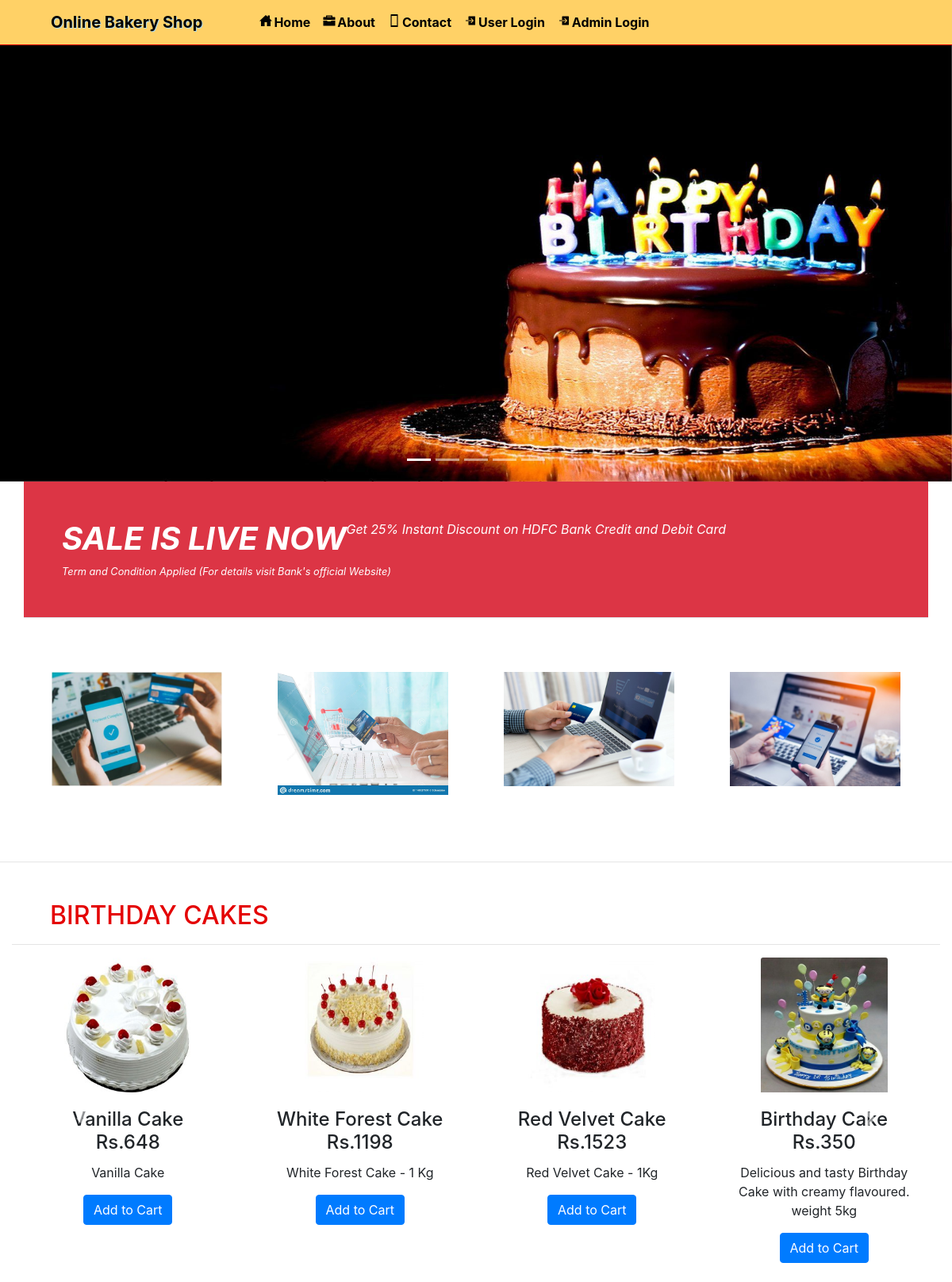
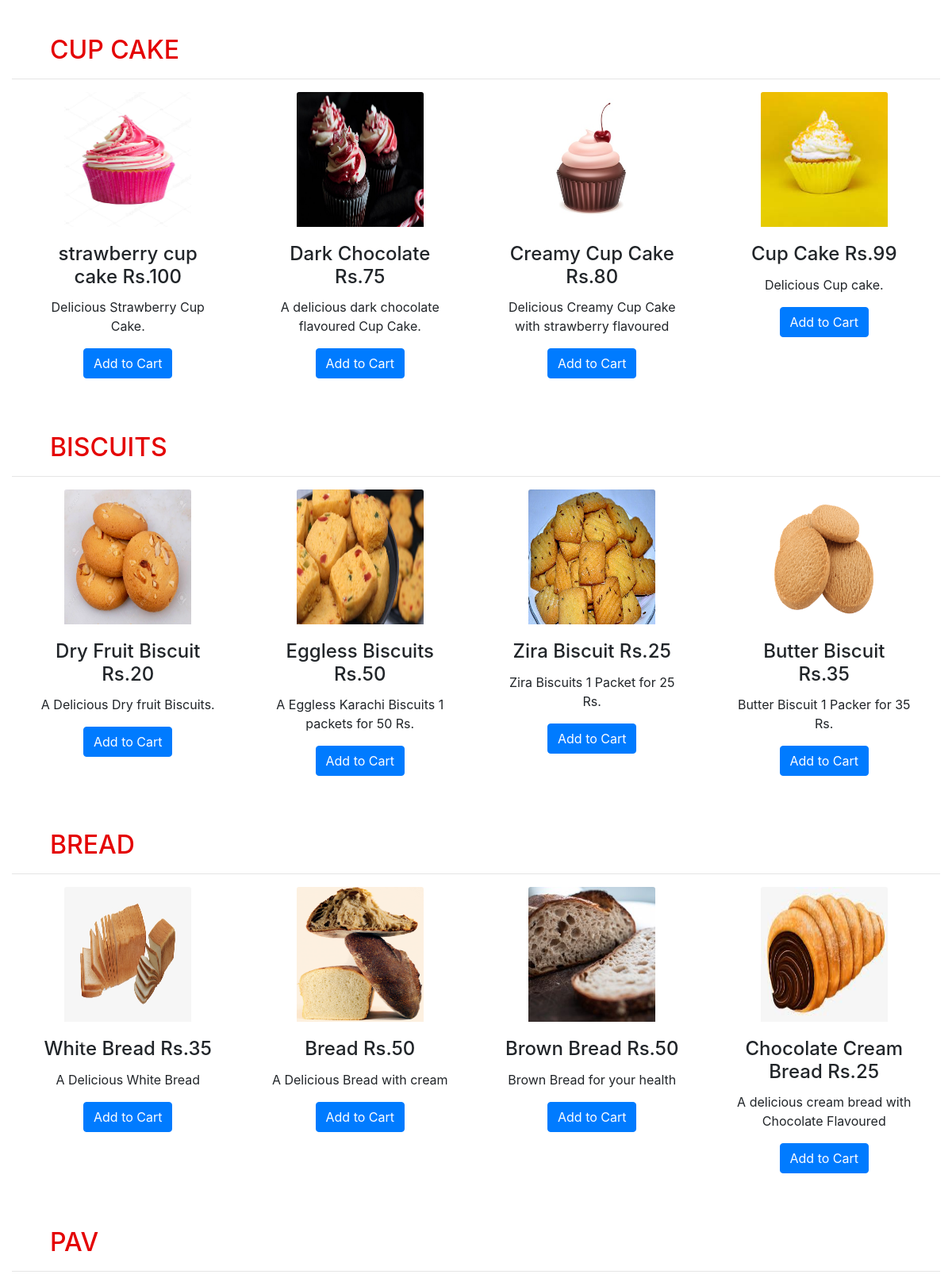
The page / (upper part) on the database its author committed (2 pictures, top to bottom).
### grocery/models.py (models this page shows, shortened)
class Category(models.Model):
    name = models.CharField(max_length=30, null=True)

class Product(models.Model):
    category = models.ForeignKey(Category, on_delete=models.CASCADE, null=True)
    image = models.FileField(null=True)
    name = models.CharField(max_length=30, null=True)
    price = models.IntegerField(null=True)
    desc = models.TextField(null=True)

### grocery/views.py (the view)
# urls.py: path('',Home,name="home"),
def Home(request):
    cat = ""
    pro = ""
    cat = ""
    num = 0
    num1 = 0
    cat = Category.objects.all()
    pro = Product.objects.all()
    num = []
    num1 = 0
    try:
        user = User.objects.get(id=request.user.id)
        profile = Profile.objects.get(user=user)
        cart = Cart.objects.filter(profile=profile)
        for i in cart:
            num1 += 1
    except:
        pass
    a = 1
    li = []
    for j in pro:
        b = 1
        for i in cat:
            if i.name == j.category.name:
                if not j.category.name in li:
                    li.append(j.category.name)
                    if b == 1:
                        num.append(a)
                        b = 2
        a += 1
    d = {'pro': pro, 'cat': cat,'num':num,'num1':num1}
    return render(request, 'all_product.html', d)

### grocery/templates/all_product.html (shortened to what this page needs)
{% extends 'carousel.html' %}
{% block b %}
{% load static %}
<link rel="stylesheet" href="https://maxcdn.bootstrapcdn.com/bootstrap/4.0.0/css/bootstrap.min.css">
    <link rel="stylesheet" href="{% static 'css/style.css' %}">
<hr>
{% for i in cat %}
 <div class="container-fluid">
	 <h2 class= "pl-5" style = "color : #E40203 ; text-transform : uppercase">{{i.name}}</h2><hr>
   	<div id="{{i.id}}" class="carousel slide" data-ride="carousel">
   		<div class="carousel-inner row w-100 mx-auto">
			{% for j in pro %}
			{% if i.name == j.category.name %}
			{% if forloop.counter in num %}
				<div class="carousel-item col-md-3 active"><div class="card">
					<center><img class="card-img-top img-fluid" align="center" src="{{j.image.url}}" style="width:160px;height:170px;float:center" alt="card-img"></center>
   						<div class="card-body">
   						<h4 class="card-title">{{j.name}} Rs.{{j.price}}</h4>
   						<p class="card-text">{{j.desc}}</p>
							<form align="center" action="{% url 'add_cart' j.id %}" method="post">
							<button type="submit" class="btn btn-primary mybtnone">Add to Cart</button>
</form>
   					</div>
   				</div>
   			</div>
				{% else %}
				<div class="carousel-item col-md-3">
   				<div class="card">
					<center><img class="card-img-top img-fluid" align="center" src="{{j.image.url}}" style="width:160px;height:170px;float:center" alt="card-img"></center>
   						<div class="card-body">
   						<h4 class="card-title">{{j.name}} Rs.{{j.price}}</h4>
   						<p class="card-text">{{j.desc}}</p>
<form align="center" action="{% url 'add_cart' j.id %}" method="post">
							<button type="submit" class="btn btn-primary mybtnone">Add to Cart</button>
</form>   					</div>
   				</div>
   			</div>
			{% endif %}
	 		{% endif %}
			{% endfor %}
			<a class="carousel-control-prev" href="#{{i.id}}" role="button" data-slide="prev">
				<span class="carousel-control-prev-icon" aria-hidden="true"></span>
			</a>
  			    <a class="carousel-control-next" href="#{{i.id}}" role="button" data-slide="next">
					<span class="carousel-control-next-icon" aria-hidden="true"></span>
					<span class="sr-only">Next</span></a>
		</div>
	</div>
 </div>
{% endfor %}
{% endblock %}

### grocery/static/css/style.css (style rules this page uses)
.card { border: none }
@media (min-width: 768px) { .carousel-inner .active, .carousel-inner .active + .carousel-item, .carousel-inner .active + .carousel-item + .carousel-item, .carousel-inner .active + .carousel-item + .carousel-item + .carousel-item { display: block; text-align: center; } }
.carousel-inner .carousel-item.active:not(.carousel-item-right):not(.carousel-item-left), .carousel-inner .carousel-item.active:not(.carousel-item-right):not(.carousel-item-left) + .carousel-item, .carousel-inner .carousel-item.active:not(.carousel-item-right):not(.carousel-item-left) + .carousel-item + .carousel-item, .carousel-inner .carousel-item.active:not(.carousel-item-right):not(.carousel-item-left) + .carousel-item + .carousel-item + .carousel-item { transition: none; }

### grocery/templates/navigation.html (style rules this page uses)
* { box-sizing: border-box; }
.carousel-inner img { width: 100%; height: 100%; }

### grocery/templates/all_product.html (style rules this page uses)
html { scroll-behavior:smooth; }

### rows shown on the page
Category: name "BIRTHDAY CAKES"
Product: image (picture), name "Vanilla Cake", price "648", desc "Vanilla Cake"
Product: image (picture), name "White Forest Cake", price "1198", desc "White Forest Cake - 1 Kg"
Product: image (picture), name "Red Velvet Cake", price "1523", desc "Red Velvet Cake - 1Kg"
Product: image (picture), name "Birthday Cake", price "350", desc "Delicious and tasty Birthday Cake with creamy flavoured. weight 5kg"
Category: name "CUP CAKE"
Product: image (picture), name "strawberry cup cake", price "100", desc "Delicious Strawberry Cup Cake."
Product: image (picture), name "Dark Chocolate", price "75", desc "A delicious dark chocolate flavoured Cup Cake."
Product: image (picture), name "Creamy Cup Cake", price "80", desc "Delicious Creamy Cup Cake with strawberry flavoured"
Product: image (picture), name "Cup Cake", price "99", desc "Delicious Cup cake."
Category: name "BISCUITS"
Product: image (picture), name "Dry Fruit Biscuit", price "20", desc "A Delicious Dry fruit Biscuits."
Product: image (picture), name "Eggless Biscuits", price "50", desc "A Eggless Karachi Biscuits 1 packets for 50 Rs."
Product: image (picture), name "Zira Biscuit", price "25", desc "Zira Biscuits 1 Packet for 25 Rs."
Product: image (picture), name "Butter Biscuit", price "35", desc "Butter Biscuit 1 Packer for 35 Rs."
Category: name "BREAD"
Product: image (picture), name "White Bread", price "35", desc "A Delicious White Bread"
Product: image (picture), name "Bread", price "50", desc "A Delicious Bread with cream"
Product: image (picture), name "Brown Bread", price "50", desc "Brown Bread for your health"
Product: image (picture), name "Chocolate Cream Bread", price "25", desc "A delicious cream bread with Chocolate Flavoured"
Category: name "PAV"
